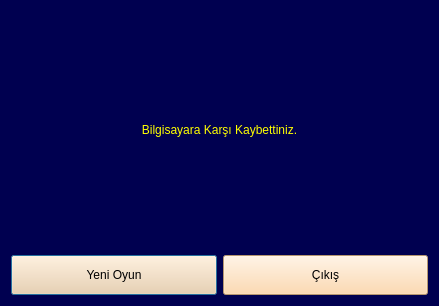
<?xml version="1.0" encoding="UTF-8"?>
<ui version="4.0">
 <class>Dialog</class>
 <widget class="QDialog" name="Dialog">
  <property name="geometry">
   <rect>
    <x>0</x>
    <y>0</y>
    <width>439</width>
    <height>306</height>
   </rect>
  </property>
  <property name="windowTitle">
   <string>Dialog</string>
  </property>
  <property name="styleSheet">
   <string notr="true">background-color: rgb(0, 0, 80);</string>
  </property>
  <layout class="QVBoxLayout" name="verticalLayout_2" stretch="6,1">
   <item>
    <layout class="QVBoxLayout" name="verticalLayout">
     <item>
      <widget class="QLabel" name="result_label">
       <property name="styleSheet">
        <string notr="true">color: rgb(255, 255, 0);
font: 22pt &quot;MS Shell Dlg 2&quot;;</string>
       </property>
       <property name="text">
        <string>Bilgisayara Karşı Kaybettiniz.</string>
       </property>
       <property name="alignment">
        <set>Qt::AlignCenter</set>
       </property>
      </widget>
     </item>
    </layout>
   </item>
   <item>
    <layout class="QHBoxLayout" name="horizontalLayout_2">
     <item>
      <widget class="QPushButton" name="new_game_button">
       <property name="sizePolicy">
        <sizepolicy hsizetype="Minimum" vsizetype="Preferred">
         <horstretch>0</horstretch>
         <verstretch>0</verstretch>
        </sizepolicy>
       </property>
       <property name="styleSheet">
        <string notr="true">background-color: rgb(255, 210, 156);
font: 11pt &quot;MS Shell Dlg 2&quot;;
</string>
       </property>
       <property name="text">
        <string>Yeni Oyun</string>
       </property>
      </widget>
     </item>
     <item>
      <widget class="QPushButton" name="exit_button">
       <property name="sizePolicy">
        <sizepolicy hsizetype="Minimum" vsizetype="Preferred">
         <horstretch>0</horstretch>
         <verstretch>0</verstretch>
        </sizepolicy>
       </property>
       <property name="styleSheet">
        <string notr="true">background-color: rgb(255, 210, 156);
font: 11pt &quot;MS Shell Dlg 2&quot;;</string>
       </property>
       <property name="text">
        <string>Çıkış</string>
       </property>
      </widget>
     </item>
    </layout>
   </item>
  </layout>
 </widget>
 <resources/>
 <connections/>
</ui>
